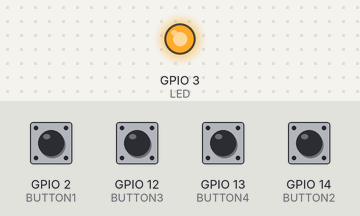
Recording of a program running on a simulated ESP8266 (NodeMCU). Shown: output pins drawn as LEDs (lit = HIGH). Inputs (shaded band) come from the test bench; at power-on: GPIO 2 (BUTTON1), GPIO 12 (BUTTON3), GPIO 13 (BUTTON4), GPIO 14 (BUTTON2) HIGH. WiFi joins after 1.5 s; servers stay silent unless stated; what the program prints to the serial monitor is not drawn.

Above: at 2.7 s.
2.8 s: GPIO 2 (BUTTON1) pulled LOW for 0.15 s
4.5 s: GPIO 12 (BUTTON3) pulled LOW for 0.15 s
6.2 s: GPIO 13 (BUTTON4) pulled LOW for 0.15 s
7.9 s: GPIO 14 (BUTTON2) pulled LOW for 0.15 s
At 8.4 s:
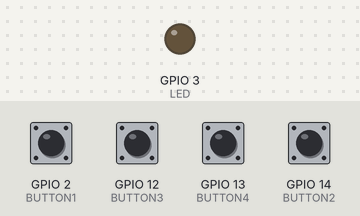
9.6 s: GPIO 2 (BUTTON1) pulled LOW for 1 s
At 11.6 s:
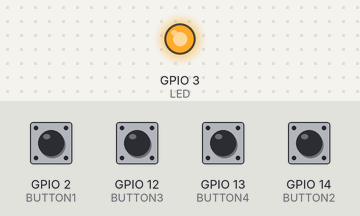
12.1 s: GPIO 12 (BUTTON3) pulled LOW for 1 s
Timing chart, 0 to 15.1 s (numbered marks = the images above; inputs shaded):
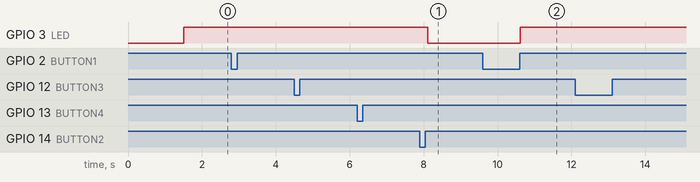

The program:

main.cpp
```cpp
#include <Arduino.h>
#include <ESP8266WiFi.h>
#include <WiFiUdp.h>
// Set WiFi credentials
#define WIFI_SSID "gsom"
#define WIFI_PASS "qz!813_gg1"
//server addr
#define SRV "192.168.0.146"
//server port
#define UDP_PORT 4210
//buttons pins
#define BUTTON1 2
#define BUTTON2 14
#define BUTTON3 12
#define BUTTON4 13
#define LED 3
//payloads
String PAYLOAD1on = "venton";
String PAYLOAD2on = "svet1on";
String PAYLOAD3on = "Con";
String PAYLOAD4on = "Don";
String PAYLOAD1off = "ventoff";
String PAYLOAD2off = "svet1off";
String PAYLOAD3off = "Coff";
String PAYLOAD4off = "Doff";
bool count1 = false;
bool count2 = false;
bool count3 = false;
bool count4 = false;

// UDP
WiFiUDP UDP;
bool prevState1 = true;
bool prevState2 = true;
bool prevState3 = true;
bool prevState4 = true;
bool State1 = true;
bool State2 = true;
bool State3 = true;
bool State4 = true;
unsigned char udpSend(const char *msg);
void setup()
{
  // Setup serial port
  Serial.begin(115200);
  Serial.println();
  // Begin WiFi
  WiFi.begin(WIFI_SSID, WIFI_PASS);
  // Connecting to WiFi...
  Serial.print("Connecting to ");
  Serial.print(WIFI_SSID);
  // Loop continuously while WiFi is not connected
  while (WiFi.status() != WL_CONNECTED)
  {
    delay(100);
    Serial.print(".");
  }
  // Connected to WiFi
  Serial.println();
  Serial.print("Connected! IP address: ");
  Serial.println(WiFi.localIP());
  pinMode(BUTTON1, INPUT_PULLUP);
  pinMode(BUTTON2, INPUT_PULLUP);
  pinMode(BUTTON3, INPUT_PULLUP);
  pinMode(BUTTON4, INPUT_PULLUP);
  pinMode(LED,OUTPUT);
}

void loop()
{
  State1 = digitalRead(BUTTON1);
  State2 = digitalRead(BUTTON2);
  State3 = digitalRead(BUTTON3);
  State4 = digitalRead(BUTTON4);
  if (State1 == HIGH && prevState1 == LOW)
  {
    count1=!count1;
    Serial.println(udpSend((count1?PAYLOAD1on:PAYLOAD1off).c_str()));
  }
  if (State2 == HIGH && prevState2 == LOW)
  {
    count2=!count2;
    Serial.println(udpSend((count2?PAYLOAD2on:PAYLOAD2off).c_str()));
  }
  if (State3 == HIGH && prevState3 == LOW)
  {
    count3=!count3;
    Serial.println(udpSend((count3?PAYLOAD3on:PAYLOAD3off).c_str()));
  }
  if (State4 == HIGH && prevState4 == LOW)
  {
    count4=!count4;
    Serial.println(udpSend((count4?PAYLOAD4on:PAYLOAD4off).c_str()));
  }
  prevState1 = State1;
  prevState2 = State2;
  prevState3 = State3;
  prevState4 = State4;
  if (count1&&count2&&count3&&count4)
  {
    digitalWrite(LED,LOW);
  }
  else{
    digitalWrite(LED,HIGH);
  }

  delay(100);
}

unsigned char udpSend(const char *msg)
{
  UDP.beginPacket(SRV, UDP_PORT);
  Serial.print(msg);
  UDP.write(msg);
  return UDP.endPacket();
}
```

Measured:
- after the input at 2.8 s, every drawn part: stays the same
- after the input at 4.5 s, every drawn part: stays the same
- after the input at 6.2 s, every drawn part: stays the same
- after the input at 7.9 s, GPIO 3 (LED): HIGH → LOW after 0.21 s
- after the input at 9.6 s, GPIO 3 (LED): LOW → HIGH after 1.0 s
- after the input at 12.1 s, every drawn part: stays the same
